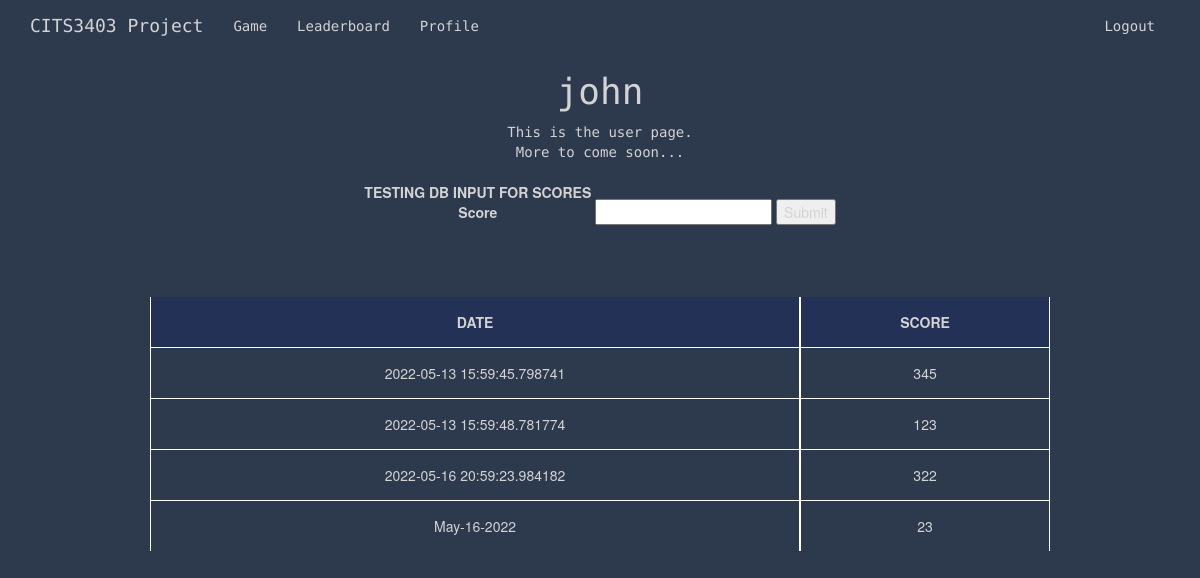
The page /user_stats (signed in) on the database as committed earlier.
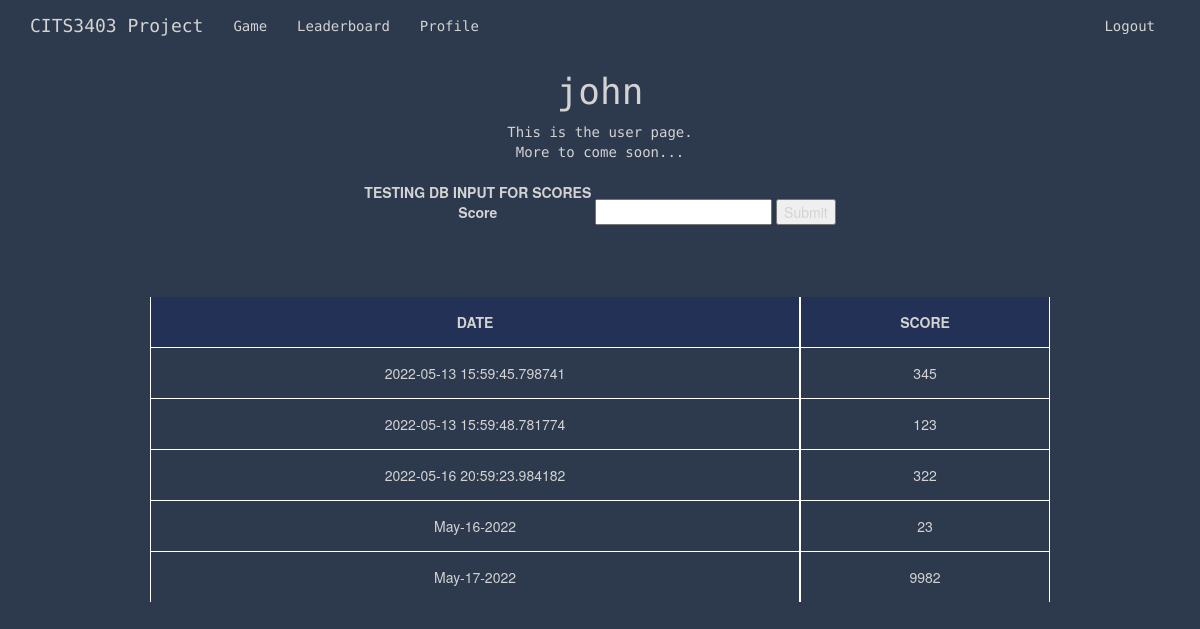
The same page on the database as committed later.
### app/models.py (models this page shows)
class Score(UserMixin, db.Model):
    id = db.Column(db.Integer, primary_key=True)
    user_score = db.Column(db.Integer)
    user_id = db.Column(db.Integer, db.ForeignKey("user.id"))
    today = date.today()
    format_date = today.strftime("%b-%d-%Y") #strips minutes, formats the date eg May-16-2022
    date = db.Column(db.String, default=format_date)

### app/routes.py (the view)
@app.route('/user_stats')
def user_stats():
    if current_user.is_authenticated:
        user_id = current_user.id
        my_scores = Score.query.filter_by(user_id=user_id)
        return render_template('user.html', user=my_scores)
    return render_template('user.html', title='Profile')

### app/models.py (called while the page is built)
    @login.user_loader
    def load_user(id):
        return User.query.get(int(id))

### app/templates/user.html
{% extends "base.html" %}
{% block content %}
    <h1>{{ current_user.username }} </h1>
    <div class = "center">
        <p1>This is the user page.</p1> <br>
        <p2>More to come soon...</p2>
    </div>
<br>
<form name="dummy-stat-form" action="{{ url_for('register_stats') }}" method="post">
       <label> TESTING DB INPUT FOR SCORES <br> Score </label>
       <input name="score" type="integer" required>
       <input type="submit">
   </form>
   <br><br>
   <table id="myTable" class="tablesorter">
    <thead>
        <tr>
            <th> DATE </th>
            <th> SCORE </th>
        </tr>
    </thead>
    <tbody>
        {% for user in user %}
            <tr>
                <td> {{ user.date }} </td>
                <td> {{ user.user_score }} </td>
            </tr>
        {% endfor %}
    </tbody>
</table>
</body>
{% endblock %}

Rows that differ between the two databases and show on the page:
added Score: date "May-17-2022", user_score "9982"
